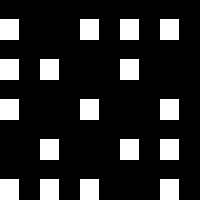

Rendered tile map (Tiled .tmx) drawn with the repository's tilesets; below, a short description and the map source with its tile grids summarised:
An orthogonal 5x5 tile map with 40x40 px tiles, 1 tile layer (Layer 1).

<map version="1.0" orientation="orthogonal" width="5" height="5" tilewidth="40" tileheight="40">
 <tileset firstgid="1" name="texture" tilewidth="40" tileheight="40" spacing="4" margin="4">
  <image source="texture.png" />
 </tileset>
 <layer name="Layer 1" width="5" height="5">
  <data>[25 cells, 17 non-empty, 1 distinct tile ids]</data>
 </layer>
</map>
